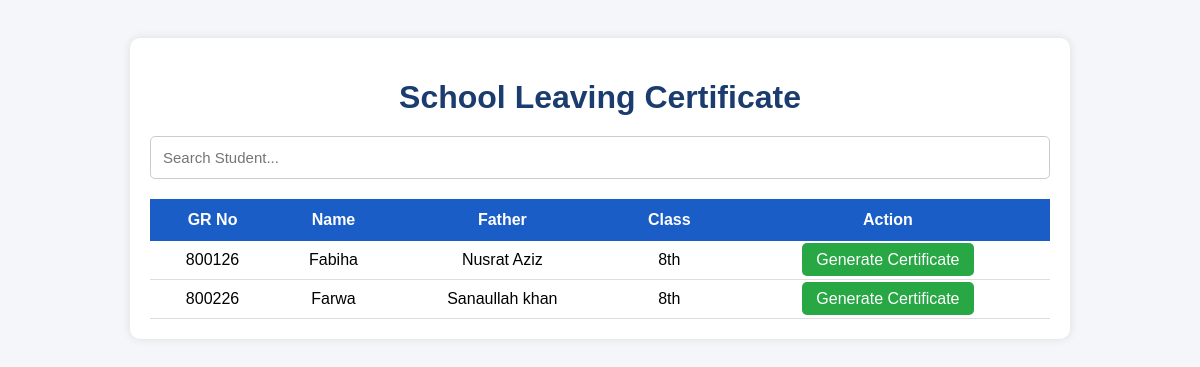
Screenshot of /certificate (signed in) with the database file from the repository.
### tables this page shows
CREATE TABLE students (

        id INTEGER PRIMARY KEY AUTOINCREMENT,

        session_start TEXT,
        session_end TEXT,

        name TEXT,
        surname TEXT,
        
        place_of_birth TEXT,
        last_school TXET,

        dob TEXT,
        gender TEXT,

        nationality TEXT,
        religion TEXT,

        address TEXT,

        father TEXT,
        mother TEXT,

        father_cnic TEXT,
        mother_cnic TEXT,

        father_profession TEXT,
        mother_profession TEXT,

        mobile TEXT,
        mother_mobile TEXT,

        admission_date TEXT,

        student_class TEXT,
        
        gr_number TEXT

    );

### app.py (the view)
@app.route('/certificate')
def certificate():
    if 'user' not in session:
        return redirect('/login')
    conn = sqlite3.connect('school.db')
    conn.row_factory = sqlite3.Row
    c = conn.cursor()
    c.execute("SELECT * FROM students ORDER BY name")
    students = c.fetchall()
    conn.close()
    return render_template('certificate_search.html', students=students)

### templates/certificate_search.html (shortened to what this page needs)
<!DOCTYPE html>
<html lang="en">
<head>
</head>
<body>
<div class="container">
<h1>School Leaving Certificate</h1>
<input
type="text"
id="searchInput"
placeholder="Search Student..."
onkeyup="searchTable()"
>
<table id="studentTable">
<tr>
    <th>GR No</th>
    <th>Name</th>
    <th>Father</th>
    <th>Class</th>
    <th>Action</th>
</tr>
{% for s in students %}
<tr>
    <td>{{ s.gr_number }}</td>
    <td>{{ s.name }}</td>
    <td>{{ s.father }}</td>
    <td>{{ s.student_class }}</td>
    <td>
        <a href="/generate_leaving_certificate/{{ s.id }}"
        class="btn">
        Generate Certificate
        </a>
    </td>
</tr>
{% endfor %}
</table>
</div>
</body>
</html>

### templates/certificate_search.html (style rules this page uses)
body { font-family:Arial; background:#f4f6f9; padding:30px; }
.container { max-width:900px; margin:auto; background:white; padding:20px; border-radius:10px; box-shadow:0 0 10px rgba(0,0,0,0.1); }
h1 { text-align:center; color:#1a3c6e; margin-bottom:20px; }
#searchInput { width:100%; padding:12px; margin-bottom:20px; border:1px solid #ccc; border-radius:5px; font-size:15px; box-sizing:border-box; }
table { width:100%; border-collapse:collapse; }
table th { background:#1a5dc7; color:white; padding:12px; }
table td { padding:10px; border-bottom:1px solid #ddd; text-align:center; }
.btn { background:#28a745; color:white; padding:8px 14px; text-decoration:none; border-radius:5px; }

### rows the page displays
students: gr_number "800126", name "Fabiha", father "Nusrat Aziz", student_class "8th"
students: gr_number "800226", name "Farwa", father "Sanaullah khan", student_class "8th"
